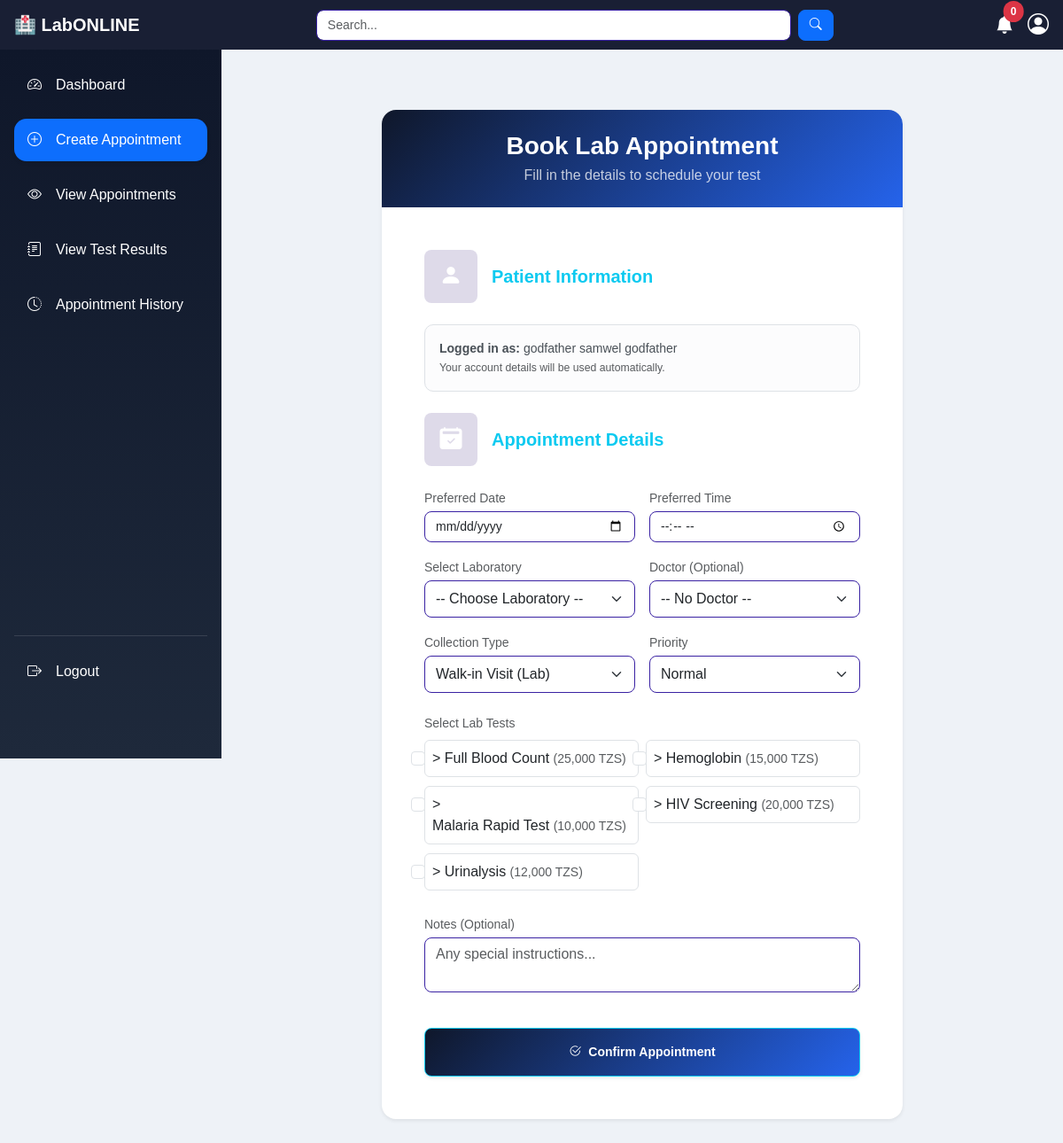
The page /patient/dashboard.php?page=create_appointment (signed in) on the database as committed earlier.
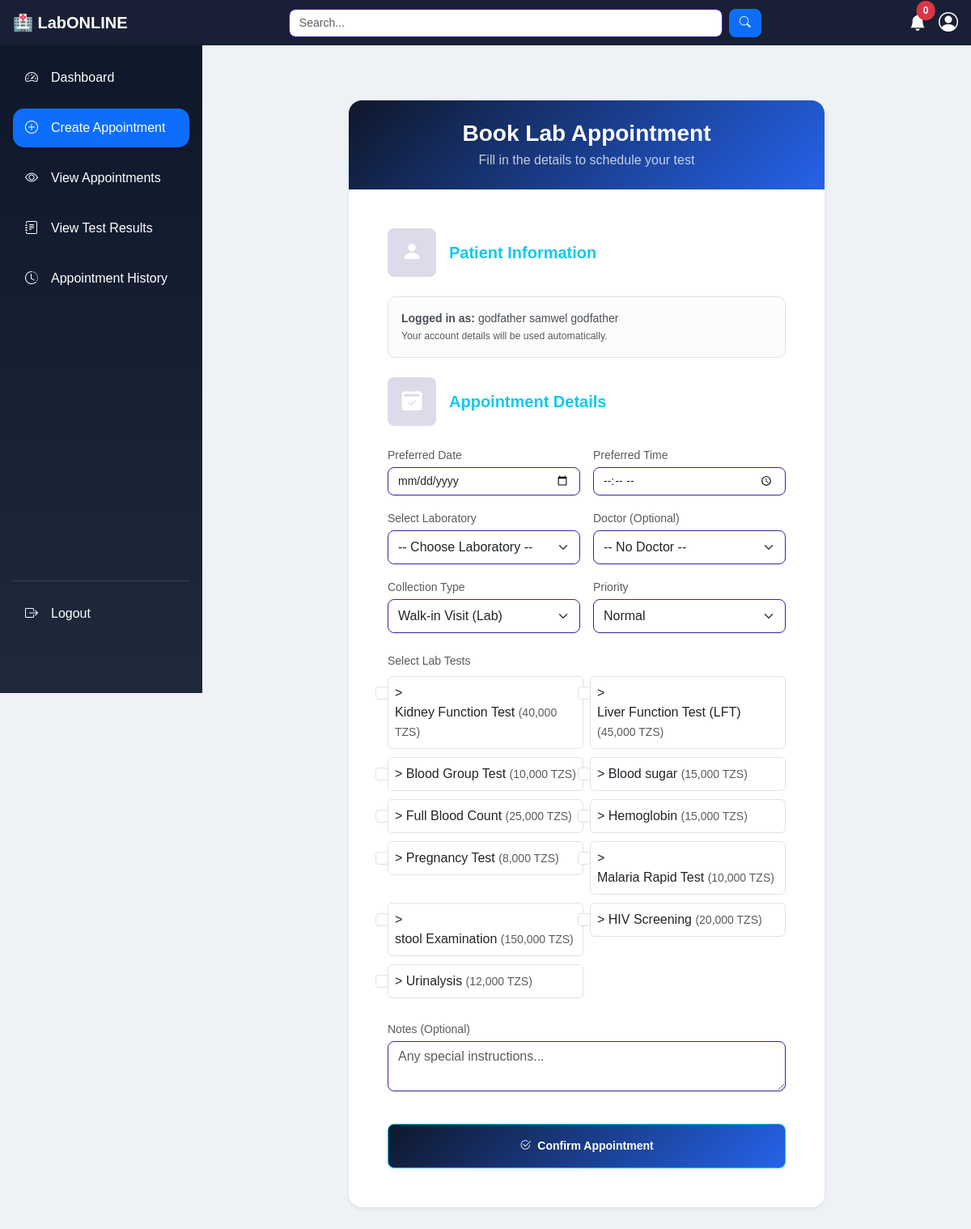
The same page on the database as committed later.
### tables this page shows
CREATE TABLE `lab_tests` (
  `id` int(11) NOT NULL,
  `category_id` int(11) DEFAULT NULL,
  `test_name` varchar(100) DEFAULT NULL,
  `description` text DEFAULT NULL,
  `price` decimal(10,2) DEFAULT NULL,
  `duration` varchar(50) DEFAULT NULL,
  `is_active` tinyint(1) DEFAULT 1
);

### patient/dashboard.php (called while the page is built, shortened)
<?php
include "../shared/layout.php";
?>

### repositories/LabTestRepository.php (called while the page is built, shortened)
<?php
class LabTestRepository
{
    private mysqli $conn;
    public function __construct(mysqli $conn)
    {
        $this->conn = $conn;
    }
    public function getAllWithCategory(): array
    {
        $sql = "SELECT lt.id, lt.test_name, lt.description, lt.price, lt.duration,
                       tc.category_name
                FROM lab_tests lt
                LEFT JOIN test_categories tc
                ON tc.id = lt.category_id
                WHERE lt.is_active = 1
                ORDER BY tc.category_name, lt.test_name";
        $result = $this->conn->query($sql);
        return $result ? $result->fetch_all(MYSQLI_ASSOC) : [];
    }
}

### includes/helpers.php (called while the page is built, shortened)
<?php
function e(?string $value): string
{
    return htmlspecialchars((string) $value, ENT_QUOTES, 'UTF-8');
}

### patient/content/create_appointment.php (the view, shortened to what the changed rows need)
<?php
$labTestRepo = new LabTestRepository($conn);
$tests = $labTestRepo->getAllWithCategory();
?>
<div class="container py-5">
    <div class="row">
        <div class="col-lg-8 mx-auto">
            <div class="card border-0 shadow-sm rounded-4 overflow-hidden">
                <div class="card-body p-4 p-md-5">
                    <form method="POST" action="../actions/patient/create_appointment_process.php">
                        <div class="mb-4">
                            <div class="row g-2">
                                <?php foreach ($tests as $test): ?>
                                <div class="col-md-6">
                                    <div class="form-check border rounded p-2">
                                        <input class="form-check-input" type="checkbox" name="test_ids[]"
                                            value="<?= e((string)$test['id']) ?>" id="test<?= e((string)$test['id']) ?>"
                                            <?phpif($oldAppointment && in_array($test['id'],$oldTests)){ echo "checked";}?>>
                                        <label class="form-check-label" for="test<?= e((string)$test['id']) ?>">
                                            <?= e($test['test_name']) ?>
                                            <small class="text-muted">
                                                (<?= number_format((float)$test['price'],0) ?> TZS)
                                            </small>
                                        </label>
                                    </div>
                                </div>
                                <?php endforeach; ?>
                            </div>
                        </div>
                    </form>
                </div>
            </div>
        </div>
    </div>
</div>

Rows that differ between the two databases and show on the page:
added lab_tests: test_name "Kidney Function Test", price "40,000"
added lab_tests: test_name "Liver Function Test (LFT)", price "45,000"
added lab_tests: test_name "Blood Group Test", price "10,000"
added lab_tests: test_name "Blood sugar", price "15,000"
added lab_tests: test_name "Pregnancy Test", price "8,000"
added lab_tests: test_name "stool Examination", price "150,000"
